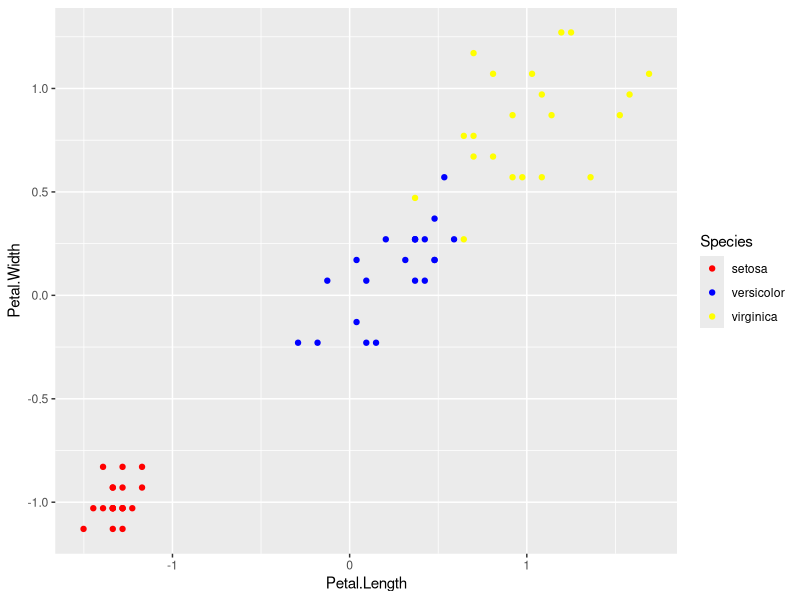

The R source for this figure: (Note: this script raises an error after producing the figure.)

# Subsetting dataset

irisSS <- iris[c(1:20,51:71,101:121),3:4]
irisClas <- iris[c(1:20,51:71,101:121),3:5]

# Standardizing dataset

for (i in 1:dim(irisSS)[2]) {
  
  irisSS[,i] <- ( irisSS[,i] - mean(irisSS[,i]) ) / sd(irisSS[,1])
  
}

for (i in 1:(dim(irisClas)[2]-1)) {
  
  irisClas[,i] <- ( irisClas[,i] - mean(irisClas[,i]) ) / sd(irisClas[,1])
  
}


# Representando gráficamente el clustering correcto


library(ggplot2)

ggplot(data = irisClas, aes(Petal.Length, Petal.Width, color = Species)) +
  geom_point() +
  scale_color_manual(values = c("setosa" = "red", "versicolor" = "blue", "virginica" = "yellow"))


#Matriz de ceros

m = matrix(0,62,62)

#Rellenar matriz con distancias euclidean

for (i in 1:62) {
  
  for (j in 1:62){
    
    difVector = irisSS[i,] - irisSS[j,]
    distance = norm(difVector, type='2')
    m[i,j] = distance
    
  }
  
}

m <- round(m,2)

#Pasando a formato AMPL

m <- cbind(1:dim(m)[1],m)
m <- rbind( c( "m" , 1:(dim(m)[2]-1) ) , m)

# Checkar que está bien el formato

m[1:5,1:5]

# Exportar. (Falta eliminar "" en Text Editor)

write.table(m, file = "NuevasFlores.csv", row.names = FALSE, col.names = FALSE)

# Cargar la matriz clasificadora y convertirla a una lista que diga a qué cluster cada flor

(...)

dfClas #Nombre de la columna que dice a qué cluster pertenece cada observación.

irisClas <- cbind(irisClas, dfClas)

# Gráfico clusters

ggplot(data = irisClas, aes(Petal.Length, Petal.Width, color = dfClas)) +
  geom_point() +
  scale_color_manual(values = c("setosa" = "red", "versicolor" = "blue", "virginica" = "yellow"))







